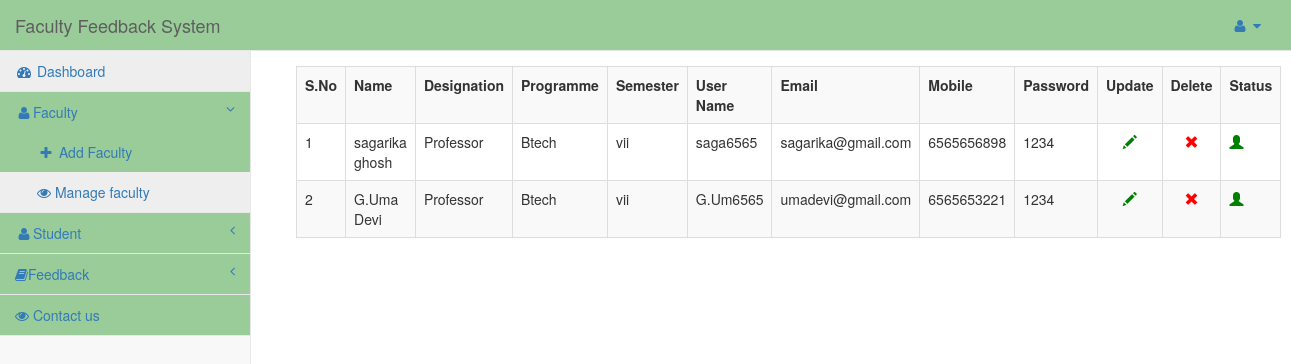
The app's page /admin/dashboard.php?info=show_faculty (signed in) with its own data.
### tables this page shows
CREATE TABLE `faculty` (
  `id` int(11) NOT NULL,
  `user_alias` varchar(30) NOT NULL,
  `Name` varchar(30) NOT NULL,
  `designation` varchar(100) NOT NULL,
  `programme` varchar(50) NOT NULL,
  `semester` varchar(10) NOT NULL,
  `email` varchar(255) NOT NULL,
  `password` varchar(75) NOT NULL,
  `mobile` bigint(20) NOT NULL,
  `date` datetime NOT NULL,
  `status` int(11) NOT NULL
);

### admin/show_faculty.php (the view, shortened to what this page needs)
<?php
	echo "<table class='table table-responsive table-bordered table-striped table-hover' style=margin:15px;>";
	echo "<tr>";
	echo "<th>S.No</th>";
	echo "<th>Name</th>";
	echo "<th>Designation</th>";
	echo "<th>Programme</th>";
	echo "<th>Semester</th>";
	echo "<th>User Name</th>";
	echo "<th>Email</th>";
	echo "<th>Mobile</th>";
	echo "<th>Password</th>";
	echo "<th>Update</th>";
	echo "<th>Delete</th>";
	echo "<th>Status</th>";
	echo "</tr>";
	$i=1;
	$que=mysqli_query($conn,"select * from faculty");
	while($row=mysqli_fetch_array($que))
	{
		echo "<tr>";
		echo "<td>".$i."</td>";
		echo "<td>".$row['Name']."</td>";
		echo "<td>".$row['designation']."</td>";
		echo "<td>".$row['programme']."</td>";
		echo "<td>".$row['semester']."</td>";
		echo "<td>".$row['user_alias']."</td>";
		echo "<td>".$row['email']."</td>";
		echo "<td>".$row['mobile']."</td>";
		echo "<td>".$row['password']."</td>";
		echo "<td class='text-center'><a href='dashboard.php?id=$row[id]&info=edit_faculty'><span class='glyphicon glyphicon-pencil'style=color:green;></span></a></td>";
		echo "<td class='text-center'><a href='#' onclick='deletes($row[id])'><span class='glyphicon glyphicon-remove' style=color:red;></span></a></td>";
		if($row['status'])
		{
		echo "<td><a href='update_status.php?user_id=".$row['id']."&status=".$row['status']."'><span class='glyphicon glyphicon-user' style=color:red;></span></a></td>";
		}
		else
		{
		echo "<td><a href='update_status.php?user_id=".$row['id']."&status=".$row['status']."'><span class='glyphicon glyphicon-user' style=color:green;></span></a></td>";
		}
		echo "</tr>";
		$i++;
	}
?>

### admin/dashboard.php (shortened to what this page needs)
<?php
include('../dbconfig.php');
?>
<!DOCTYPE html>
<html lang="en">
<head>
    <link href="../css/bootstrap.min.css" rel="stylesheet">
    <link href="../css/metisMenu.min.css" rel="stylesheet">
    <link href="../css/sb-admin-2.css" rel="stylesheet">
    <link href="../css/font-awesome.min.css" rel="stylesheet" type="text/css">
</head>
<body>
    <div id="wrapper">
        <nav class="navbar navbar-default navbar-static-top" role="navigation" style="margin-bottom: 0">
            <div class="navbar-header">
                <a class="navbar-brand" href="dashboard.php">Faculty Feedback System</a>
            </div>
            <ul class="nav navbar-top-links navbar-right">
                <li class="dropdown">
                    <a class="dropdown-toggle" data-toggle="dropdown" href="#">
                        <i class="fa fa-user fa-fw"></i>  <i class="fa fa-caret-down"></i>
                    </a>
                </li>
            </ul>
            <div class="navbar-default sidebar" role="navigation">
                <div class="sidebar-nav navbar-collapse">
                    <ul class="nav" id="side-menu">
                        <li>
                            <a href="dashboard.php"><i class="fa fa-dashboard fa-fw"></i> Dashboard</a>
                        </li>
						<li>
                            <a href="#"><i class="fa fa-user fa-fw"></i>Faculty<span class="fa arrow"></span></a>
                            <ul class="nav nav-second-level">
                                <li>
                                    <a href="dashboard.php?info=add_faculty"><i class="fa fa-plus fa-fw"></i> Add Faculty</a>
                                </li>
								 <li>
                                    <a href="dashboard.php?info=show_faculty"><i class="fa fa-eye"></i> Manage faculty</a>
                                </li>
							</ul>
                        </li>
						<li>
                            <a href="#"><i class="fa fa-user fa-fw"></i>Student<span class="fa arrow"></span></a>
                        </li>
		<li>
         <a href="#"><i class="fa fa-user fa-book"></i>Feedback<span class="fa arrow"></span></a>
                        </li>
		<li>
			<a href="dashboard.php?info=contact"><i class="fa fa-eye"></i> Contact us</a>
		</li>
                    </ul>
                </div>
            </div>
        </nav>
        <div id="page-wrapper">
            <div class="row">
                <div class="col-lg-12">
                	<?php
								@$info=$_GET['info'];
								if($info!="")
								{
									if($info=="add_faculty")
										{
											include('add_faculty.php');
										}
									elseif($info=="show_faculty")
										{
											include('show_faculty.php');
										}
									elseif($info=="edit_faculty")
										{
											include('edit_faculty.php');
										}
									elseif($info=="display_student")
										{
											include('display_student.php');
										}
									elseif($info=="contact")
										{
											include('contact.php');
										}
									elseif($info=="feedback")
										{
											include('feedback.php');
										}
										elseif($info=="feedback_average")
										{
											include('feedback_average.php');
										}
										else if($info=="update_password")
										{
										include('update_password.php');
										}
								}
								else
								{
								include('dashboard_home.php');
								}
							?>
				</div>
            </div>
        </div>
    </div>
</body>
</html>

### css/sb-admin-2.css (style rules this page uses)
body { background-color: #f8f8f8; }
#wrapper { width: 100%; }
#page-wrapper { padding: 0 15px; min-height: 568px; background-color: #fff; }
@media (min-width:768px) { #page-wrapper { position: inherit; margin: 0 0 0 250px; padding: 0 30px; border-left: 1px solid #e7e7e7; } }
.navbar-top-links { margin-right: 0; }
.navbar-top-links li { display: inline-block; }
.navbar-top-links li:last-child { margin-right: 15px; }
.navbar-top-links li a { padding: 15px; min-height: 50px; }
.sidebar .sidebar-nav.navbar-collapse { padding-right: 0; padding-left: 0; }
.sidebar ul li { border-bottom: 1px solid #e7e7e7; }
.sidebar ul li a.active { background-color: #eee; }
.sidebar .arrow { float: right; }
.sidebar .fa.arrow:before { content: "\f104"; }
.sidebar .active>a>.fa.arrow:before { content: "\f107"; }
.sidebar .nav-second-level li, .sidebar .nav-third-level li { border-bottom: 0!important; }
.sidebar .nav-second-level li a { padding-left: 37px; }
@media (min-width:768px) { .sidebar { z-index: 1; position: absolute; width: 250px; margin-top: 51px; } }

### records on screen
faculty: Name "sagarika ghosh", designation "Professor", programme "Btech", semester "vii", user_alias "saga6565", email "sagarika@gmail.com", mobile "6565656898", password "1234"
faculty: Name "G.Uma Devi", designation "Professor", programme "Btech", semester "vii", user_alias "G.Um6565", email "umadevi@gmail.com", mobile "6565653221", password "1234"
